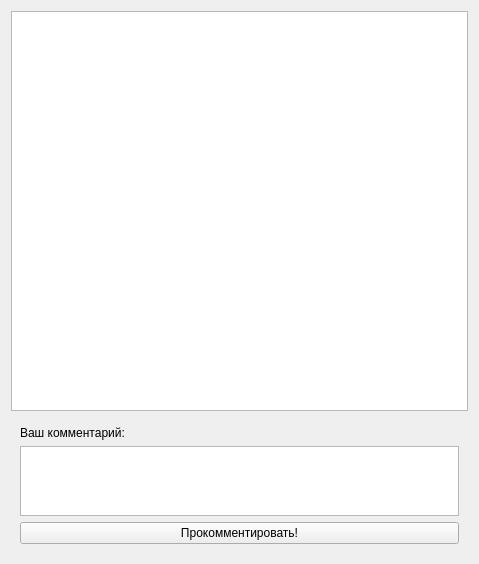
<?xml version="1.0" encoding="UTF-8"?>
<ui version="4.0">
 <class>CommentariesWidget</class>
 <widget class="QWidget" name="CommentariesWidget">
  <property name="geometry">
   <rect>
    <x>0</x>
    <y>0</y>
    <width>479</width>
    <height>561</height>
   </rect>
  </property>
  <property name="windowTitle">
   <string>Form</string>
  </property>
  <layout class="QVBoxLayout" name="verticalLayout_2">
   <item>
    <widget class="QListWidget" name="listComments">
     <property name="minimumSize">
      <size>
       <width>0</width>
       <height>400</height>
      </size>
     </property>
    </widget>
   </item>
   <item>
    <widget class="QWidget" name="widgetNewComment" native="true">
     <layout class="QGridLayout" name="gridLayout_4">
      <item row="2" column="0" colspan="2">
       <widget class="QPushButton" name="buttonAddComment">
        <property name="text">
         <string>Прокомментировать!</string>
        </property>
       </widget>
      </item>
      <item row="1" column="0" colspan="2">
       <widget class="QPlainTextEdit" name="textEditComment"/>
      </item>
      <item row="0" column="0" colspan="2">
       <widget class="QLabel" name="label">
        <property name="text">
         <string>Ваш комментарий:</string>
        </property>
       </widget>
      </item>
     </layout>
    </widget>
   </item>
  </layout>
 </widget>
 <resources/>
 <connections/>
</ui>
